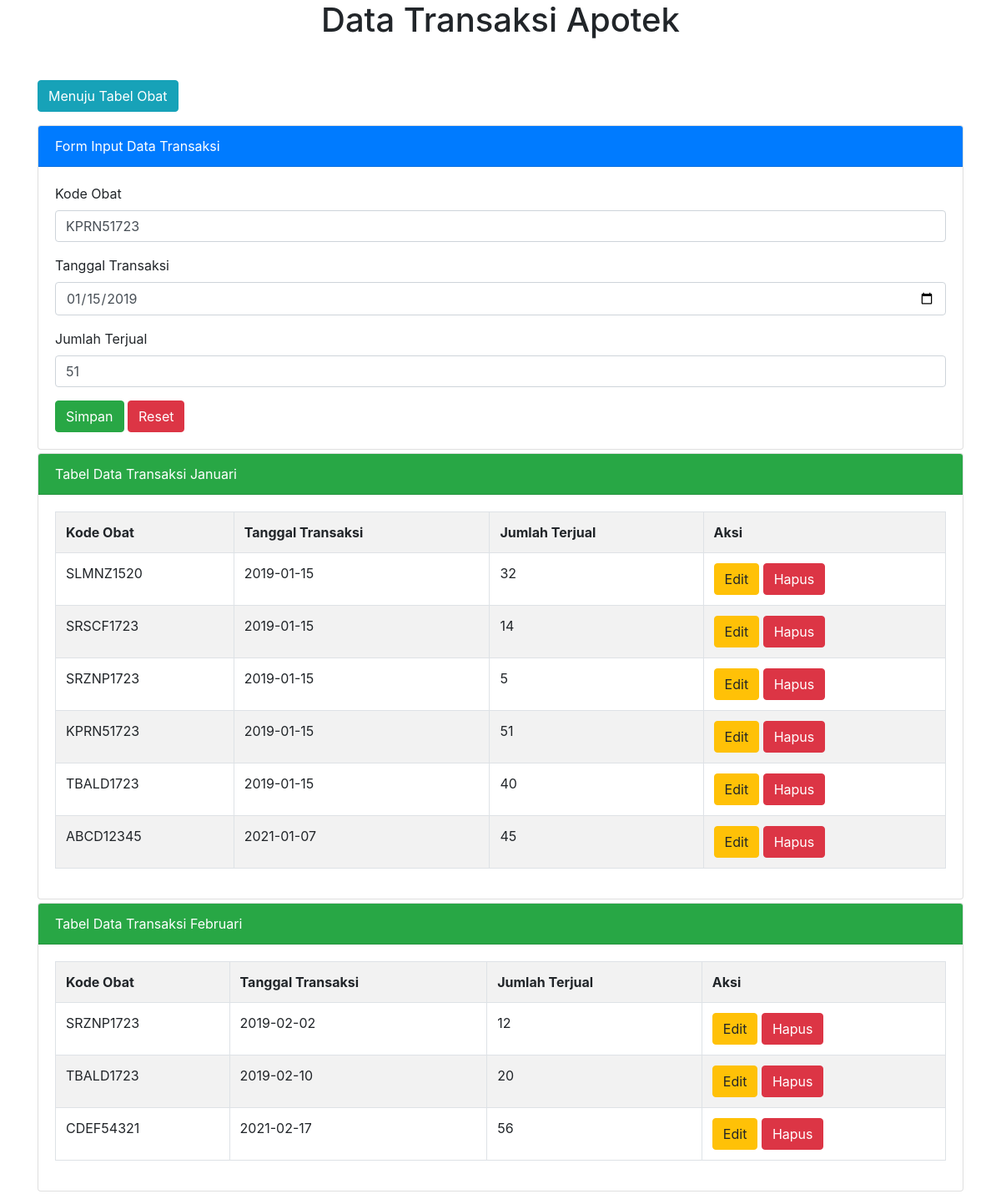
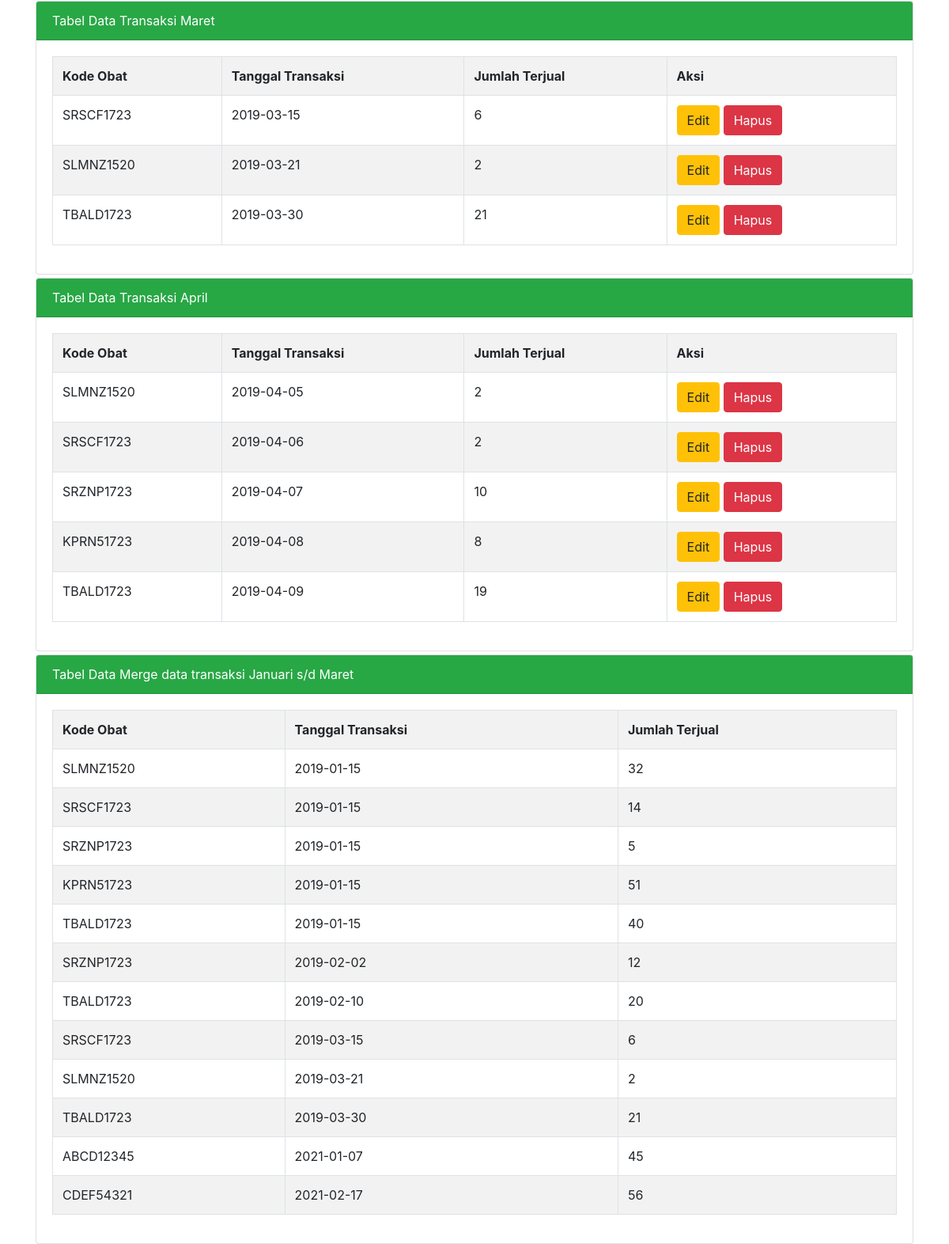
/transaksi.php?januari=edit&id=KPRN51723, run on the app's committed database (2 pictures, top to bottom).
### tables this page shows
CREATE TABLE `penjualan_januari` (
  `kode_obat` char(9) NOT NULL,
  `tgl_transaksi` date NOT NULL,
  `jumlah_terjual` int(3) NOT NULL DEFAULT 0
);

CREATE TABLE `penjualan_februari` (
  `kode_obat` char(9) NOT NULL,
  `tgl_transaksi` date NOT NULL,
  `jumlah_terjual` int(3) NOT NULL DEFAULT 0
);

CREATE TABLE `penjualan_maret` (
  `kode_obat` char(9) NOT NULL,
  `tgl_transaksi` date NOT NULL,
  `jumlah_terjual` int(3) NOT NULL DEFAULT 0
);

CREATE TABLE `penjualan_april` (
  `kode_obat` char(9) NOT NULL,
  `tgl_transaksi` date NOT NULL,
  `jumlah_terjual` int(3) NOT NULL DEFAULT 0
);

### transaksi.php (the view, shortened to what this page needs)
<?php
$server = "localhost";
$user = "root";
$pass = "";
$database = "apotek";
$koneksi = mysqli_connect($server, $user, $pass, $database)or die(mysqli_error($koneksi));
if(isset($_GET['januari']))
{
    if($_GET['januari'] == "edit")
    {
        $tampil = mysqli_query($koneksi, "SELECT * FROM penjualan_januari WHERE kode_obat = '$_GET[id]' ");
        $data = mysqli_fetch_array($tampil);
        if($data)
        {
            $vkode_obat = $data['kode_obat'];
            $vtgl_transaksi = $data['tgl_transaksi'];
            $vjumlah_terjual = $data['jumlah_terjual'];
        }
    }
}
?>
<!DOCTYPE html>
<html>
<head>
     <link rel="stylesheet" href="https://maxcdn.bootstrapcdn.com/bootstrap/4.0.0/css/bootstrap.min.css">
</head>
<body>
    <div class="container">
        <h1 class="text-center">Data Transaksi Apotek</h1>
        <form action="obat.php" method="post" class="mt-5">
            <div>
                <button type="KeObat" class="btn btn-info">Menuju Tabel Obat</button>
            </div>
        </form>
        <div class="card mt-3">
            <div class="card-header bg-primary text-white">
                Form Input Data Transaksi
            </div>
            <div class="card-body">
                <form method="post" action="">
                    <div class="form-group">
                        <label>Kode Obat</label>
                        <input type="text" name="tkode_obat" value="<?=@$vkode_obat?>" class="form-control" placeholder="Input Kode Obat" required>
                    </div>
                    <div>
                        <label>Tanggal Transaksi</label>
                        <input type="date" name="ttgl_transaksi" value="<?=@$vtgl_transaksi?>" class="form-control" placeholder="Input Tanggal Transaksi" required>
                    </div>
                    <div>
                        <label class="mt-3">Jumlah Terjual</label>
                        <input type="number" name="tjumlah_terjual" value="<?=@$vjumlah_terjual?>" class="form-control" placeholder="Input Jumlah Terjual" required>
                    </div>
                    <button type="submit" class="btn btn-success mt-3" name="bsimpan">Simpan</button>
                    <button type="reset" class="btn btn-danger mt-3" name="breset">Reset</button>
                </form>
            </div>
        </div>
        <div class="card mt-1">
            <div class="card-header bg-success text-white">
                Tabel Data Transaksi Januari
            </div>
            <div class="card-body">
                <table class="table table-bordered table-striped">
                    <tr>
                        <th>Kode Obat</th>
                        <th>Tanggal Transaksi</th>
                        <th>Jumlah Terjual</th>
                        <th>Aksi</th>
                    </tr>
                    <?php
                    $tampil = mysqli_query($koneksi, "SELECT * FROM penjualan_januari ORDER BY tgl_transaksi asc");
                    while($data = mysqli_fetch_array($tampil)) :
                    ?>
                    <tr>
                        <td><?=$data['kode_obat']?></td>
                        <td><?=$data['tgl_transaksi']?></td>
                        <td><?=$data['jumlah_terjual']?></td>
                        <td>
                            <a href="transaksi.php?januari=edit&id=<?=$data['kode_obat']?>" class="btn btn-warning">Edit</a>
                            <a href="transaksi.php?januari=hapus&id=<?=$data['kode_obat']?>"
                                onclick="return confirm('Apakah yakin ingin menghapus data ini?')" class="btn btn-danger">Hapus</a>
                        </td>
                    </tr>
                    <?php endwhile;  ?>
                </table>
            </div>
        </div>
        <div class="card mt-1">
            <div class="card-header bg-success text-white">
                Tabel Data Transaksi Februari
            </div>
            <div class="card-body">
                <table class="table table-bordered table-striped">
                    <tr>
                        <th>Kode Obat</th>
                        <th>Tanggal Transaksi</th>
                        <th>Jumlah Terjual</th>
                        <th>Aksi</th>
                    </tr>
                    <?php
                    $tampil = mysqli_query($koneksi, "SELECT * FROM penjualan_februari ORDER BY tgl_transaksi asc");
                    while($data = mysqli_fetch_array($tampil)) :
                    ?>
                    <tr>
                        <td><?=$data['kode_obat']?></td>
                        <td><?=$data['tgl_transaksi']?></td>
                        <td><?=$data['jumlah_terjual']?></td>
                        <td>
                            <a href="transaksi.php?februari=edit&id=<?=$data['kode_obat']?>" class="btn btn-warning">Edit</a>
                            <a href="transaksi.php?februari=hapus&id=<?=$data['kode_obat']?>"
                                onclick="return confirm('Apakah yakin ingin menghapus data ini?')" class="btn btn-danger">Hapus</a>
                        </td>
                    </tr>
                    <?php endwhile;  ?>
                </table>
            </div>
        </div>
        <div class="card mt-1">
            <div class="card-header bg-success text-white">
                Tabel Data Transaksi Maret
            </div>
            <div class="card-body">
                <table class="table table-bordered table-striped">
                    <tr>
                        <th>Kode Obat</th>
                        <th>Tanggal Transaksi</th>
                        <th>Jumlah Terjual</th>
                        <th>Aksi</th>
                    </tr>
                    <?php
                    $tampil = mysqli_query($koneksi, "SELECT * FROM penjualan_maret ORDER BY tgl_transaksi asc");
                    while($data = mysqli_fetch_array($tampil)) :
                    ?>
                    <tr>
                        <td><?=$data['kode_obat']?></td>
                        <td><?=$data['tgl_transaksi']?></td>
                        <td><?=$data['jumlah_terjual']?></td>
                        <td>
                            <a href="transaksi.php?maret=edit&id=<?=$data['kode_obat']?>" class="btn btn-warning">Edit</a>
                            <a href="transaksi.php?maret=hapus&id=<?=$data['kode_obat']?>"
                                onclick="return confirm('Apakah yakin ingin menghapus data ini?')" class="btn btn-danger">Hapus</a>
                        </td>
                    </tr>
                    <?php endwhile;  ?>
                </table>
            </div>
        </div>
        <div class="card mt-1">
            <div class="card-header bg-success text-white">
                Tabel Data Transaksi April
            </div>
            <div class="card-body">
                <table class="table table-bordered table-striped">
                    <tr>
                        <th>Kode Obat</th>
                        <th>Tanggal Transaksi</th>
                        <th>Jumlah Terjual</th>
                        <th>Aksi</th>
                    </tr>
                    <?php
                    $tampil = mysqli_query($koneksi, "SELECT * FROM penjualan_april ORDER BY tgl_transaksi asc");
                    while($data = mysqli_fetch_array($tampil)) :
                    ?>
                    <tr>
                        <td><?=$data['kode_obat']?></td>
                        <td><?=$data['tgl_transaksi']?></td>
                        <td><?=$data['jumlah_terjual']?></td>
                        <td>
                            <a href="transaksi.php?april=edit&id=<?=$data['kode_obat']?>" class="btn btn-warning">Edit</a>
                            <a href="transaksi.php?april=hapus&id=<?=$data['kode_obat']?>"
                                onclick="return confirm('Apakah yakin ingin menghapus data ini?')" class="btn btn-danger">Hapus</a>
                        </td>
                    </tr>
                    <?php endwhile;  ?>
                </table>
            </div>
        </div>
        <div class="card mt-1">
            <div class="card-header bg-success text-white">
                Tabel Data Merge data transaksi Januari s/d Maret
            </div>
            <div class="card-body">
                <table class="table table-bordered table-striped">
                    <tr>
                        <th>Kode Obat</th>
                        <th>Tanggal Transaksi</th>
                        <th>Jumlah Terjual</th>
                    </tr>
                    <?php
                    $tampil = mysqli_query($koneksi, "(SELECT * FROM penjualan_januari)
                    UNION (SELECT * FROM penjualan_februari)
                    UNION (SELECT * FROM penjualan_maret)
                    ORDER BY tgl_transaksi");
                    while($data = mysqli_fetch_array($tampil)) :
                    ?>
                    <tr>
                        <td><?=$data['kode_obat']?></td>
                        <td><?=$data['tgl_transaksi']?></td>
                        <td><?=$data['jumlah_terjual']?></td>
                    </tr>
                    <?php endwhile;  ?>
                </table>
            </div>
        </div>
    </div>
</body>
</html>

### data on the page
penjualan_januari: tkode_obat "KPRN51723", ttgl_transaksi "01/15/2019", tjumlah_terjual "51", kode_obat "KPRN51723", tgl_transaksi "2019-01-15", jumlah_terjual "51"
penjualan_januari: kode_obat "SLMNZ1520", tgl_transaksi "2019-01-15", jumlah_terjual "32"
penjualan_januari: kode_obat "SRSCF1723", tgl_transaksi "2019-01-15", jumlah_terjual "14"
penjualan_januari: kode_obat "SRZNP1723", tgl_transaksi "2019-01-15", jumlah_terjual "5"
penjualan_januari: kode_obat "TBALD1723", tgl_transaksi "2019-01-15", jumlah_terjual "40"
penjualan_januari: kode_obat "ABCD12345", tgl_transaksi "2021-01-07", jumlah_terjual "45"
penjualan_februari: kode_obat "SRZNP1723", tgl_transaksi "2019-02-02", jumlah_terjual "12"
penjualan_februari: kode_obat "TBALD1723", tgl_transaksi "2019-02-10", jumlah_terjual "20"
penjualan_februari: kode_obat "CDEF54321", tgl_transaksi "2021-02-17", jumlah_terjual "56"
penjualan_maret: kode_obat "SRSCF1723", tgl_transaksi "2019-03-15", jumlah_terjual "6"
penjualan_maret: kode_obat "SLMNZ1520", tgl_transaksi "2019-03-21", jumlah_terjual "2"
penjualan_maret: kode_obat "TBALD1723", tgl_transaksi "2019-03-30", jumlah_terjual "21"
penjualan_april: kode_obat "SLMNZ1520", tgl_transaksi "2019-04-05", jumlah_terjual "2"
penjualan_april: kode_obat "SRSCF1723", tgl_transaksi "2019-04-06", jumlah_terjual "2"
penjualan_april: kode_obat "SRZNP1723", tgl_transaksi "2019-04-07", jumlah_terjual "10"
penjualan_april: kode_obat "KPRN51723", tgl_transaksi "2019-04-08", jumlah_terjual "8"
penjualan_april: kode_obat "TBALD1723", tgl_transaksi "2019-04-09", jumlah_terjual "19"

### other printed values
$data['kode_obat'] "SLMNZ1520"
$data['tgl_transaksi'] "2019-01-15"
$data['jumlah_terjual'] "32"
$data['kode_obat'] "SRSCF1723"
$data['jumlah_terjual'] "14"
$data['kode_obat'] "SRZNP1723"
$data['jumlah_terjual'] "5"
$data['kode_obat'] "KPRN51723"
$data['jumlah_terjual'] "51"
$data['kode_obat'] "TBALD1723"
$data['jumlah_terjual'] "40"
$data['tgl_transaksi'] "2019-02-02"
$data['jumlah_terjual'] "12"
$data['tgl_transaksi'] "2019-02-10"
$data['jumlah_terjual'] "20"
